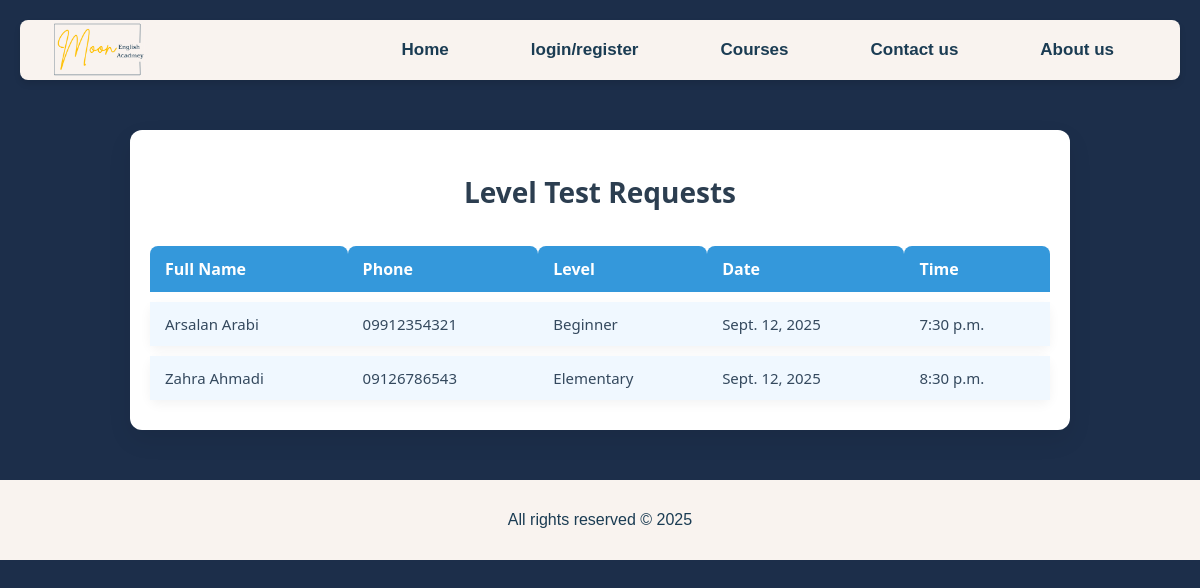
The page /level-requests/ on the database its author committed.
### main/models.py (models this page shows, shortened)
class PlacementTestReservation(models.Model):
    user = models.ForeignKey(User, on_delete=models.CASCADE, related_name='reservations_made')
    full_name = models.CharField(max_length=100)
    phone = models.CharField(max_length=15)
    level = models.CharField(max_length=20, choices=ENGLISH_LEVELS)
    date = models.DateField()
    time = models.TimeField()
    assigned_teacher = models.ForeignKey(User, on_delete=models.SET_NULL, null=True, blank=True, related_name='reservations_assigned')
    is_seen = models.BooleanField(default=False)

### main/views.py (the view)
# urls.py: path('level-requests/', views.level_requests, name='level_requests'),
def level_requests(request):
    teacher = User.objects.get(username='Mahdieh Arabi')
    reservations = PlacementTestReservation.objects.filter(assigned_teacher=teacher).order_by('-date')
    reservations.filter(is_seen=False).update(is_seen=True)
    return render(request, 'level_requests.html', {'reservations': reservations})

### templates/level_requests.html (shortened to what this page needs)
{% extends 'base.html' %}
{% load static %}
{% block extra_css %}
    <link rel="stylesheet" href="{% static 'css/level_requests.css' %}">
{% endblock %}
{% block content %}
<div class="table-container">
    <h2>Level Test Requests</h2>
    <table>
        <thead>
            <tr>
                <th>Full Name</th>
                <th>Phone</th>
                <th>Level</th>
                <th>Date</th>
                <th>Time</th>
            </tr>
        </thead>
        <tbody>
            {% for res in reservations %}
            <tr>
                <td data-label="Full Name">{{ res.full_name }}</td>
                <td data-label="Phone">{{ res.phone }}</td>
                <td data-label="Level">{{ res.level }}</td>
                <td data-label="Date">{{ res.date }}</td>
                <td data-label="Time">{{ res.time }}</td>
            </tr>
            {% empty %}
            <tr>
                <td colspan="5">No reservations yet.</td>
            </tr>
            {% endfor %}
        </tbody>
    </table>
</div>
{% endblock %}

### static/css/style.css (style rules this page uses)
body { font-family: Arial, sans-serif; background-color: #1c2e4a; color: #1B3C53; margin: 0; padding: 0; direction: ltr; text-align: left; position: relative; }

### static/css/level_requests.css (style rules this page uses)
.table-container { max-width: 900px; margin: 50px auto; padding: 20px; background-color: #ffffff; box-shadow: 0 10px 25px rgba(0,0,0,0.08); border-radius: 12px; font-family: 'Segoe UI', Tahoma, Geneva, Verdana, sans-serif; }
.table-container h2 { text-align: center; color: #2c3e50; font-size: 28px; margin-bottom: 25px; }
table { width: 100%; border-collapse: separate; border-spacing: 0 10px; }
thead th { background-color: #3498db; color: #fff; text-align: left; padding: 12px 15px; font-size: 16px; border-radius: 8px 8px 0 0; }
tbody tr { background-color: #f0f8ff; box-shadow: 0 4px 12px rgba(0,0,0,0.05); border-radius: 8px; transition: transform 0.2s ease, box-shadow 0.2s ease; }
tbody td { padding: 12px 15px; font-size: 15px; color: #34495e; }

### rows shown on the page
PlacementTestReservation: full_name "Arsalan Arabi", phone "09912354321", level "Beginner", date "Sept. 12, 2025", time "7:30 p.m."
PlacementTestReservation: full_name "Zahra Ahmadi", phone "09126786543", level "Elementary", date "Sept. 12, 2025", time "8:30 p.m."
